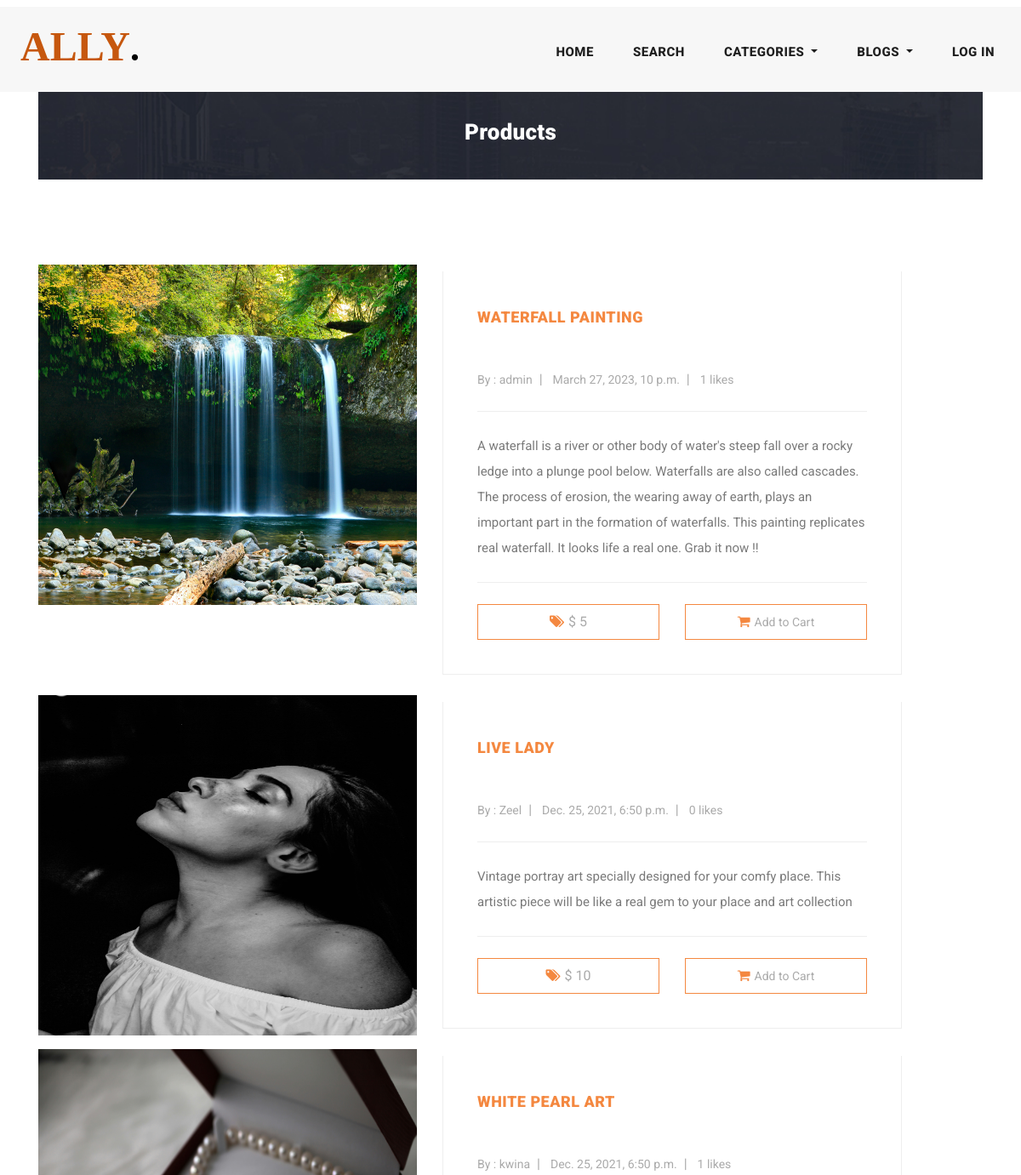
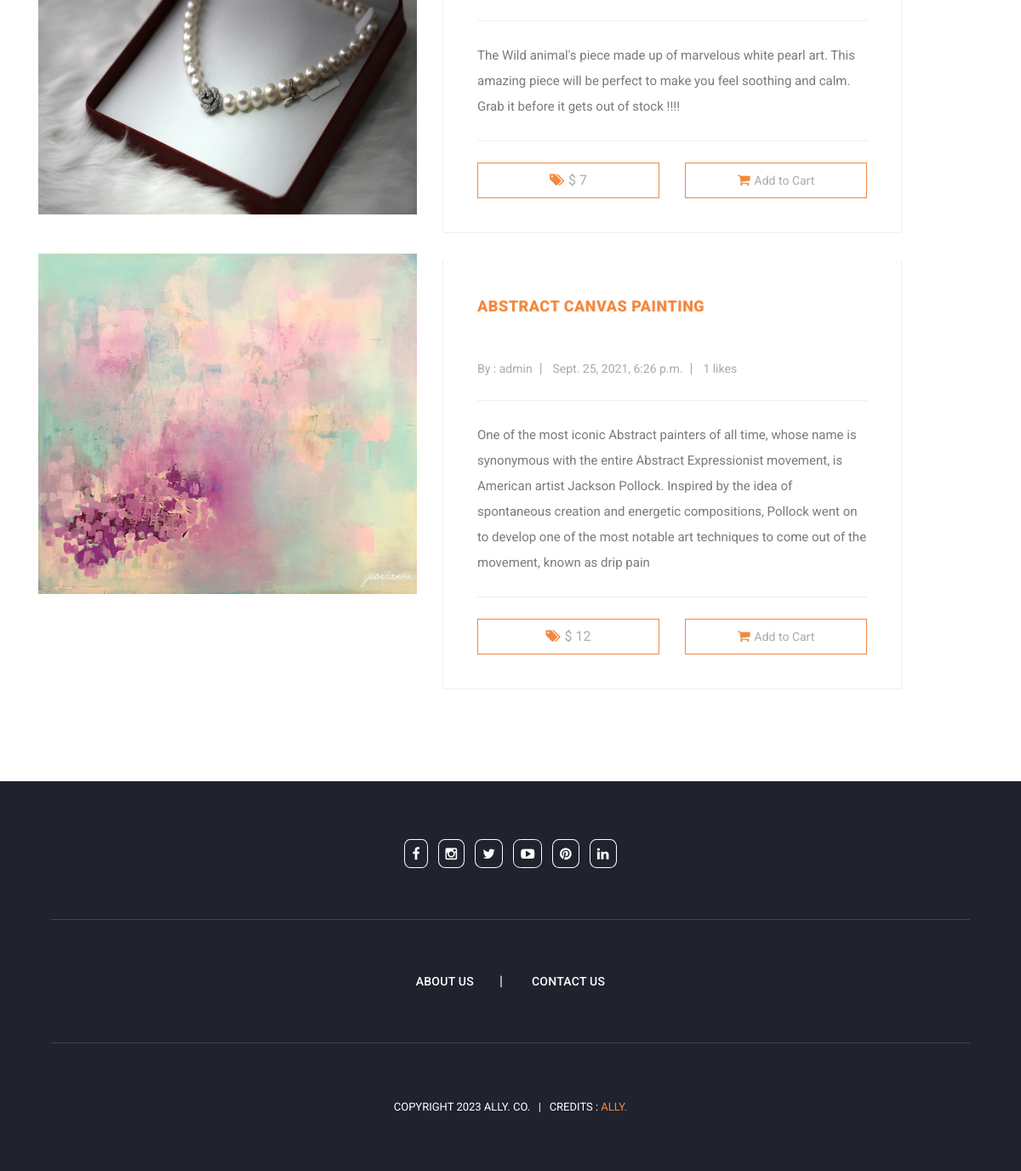
Screenshot of /allposts with the database file from the repository (2 pictures, top to bottom).
### Rare_app/models.py (models this page shows, shortened)
class Post(models.Model):
    category = models.ForeignKey(Category, on_delete=models.CASCADE)
    title = models.CharField(max_length=35)
    description = models.CharField(max_length=350)
    image_1 = models.ImageField(upload_to='images/post_images')
    image_2 = models.ImageField(upload_to='images/post_images', null=True, blank=True)
    price = models.PositiveIntegerField()
    availablity_status = models.BooleanField(default=True)
    posted_by = models.ForeignKey(User, on_delete=models.CASCADE)
    posted_at = models.DateTimeField(auto_now_add=True)
    like = models.ManyToManyField(User, related_name='blogpost_like', blank=True)
    def number_of_likes(self):
        return self.like.count()

### Rare_app/views.py (the view)
# urls.py: path('allposts',views.allPostView,name="allposts"),
def allPostView(request):
    cats = Category.objects.all()
    all_data = (Post.objects.order_by('-posted_at')).filter(availablity_status=True)
    return render(request,"all_post.html",{'cats':cats,'all_data':all_data})

### Rare_app/models.py (called while the page is built)
    def __str__(self):
        return self.title

### Rare_app/templates/all_post.html (shortened to what this page needs)
{% extends 'base.html' %}
{% load static %}
{% block body %}
<section class="call-to-action mt-2 pt-4">
  <div class="container">
    <div class="row">
      <div class="col-lg-12">
        <div class="main-content pt-5">
          <div class="row">
            <div class="col-lg-12 pt-5">
              <h4 style="text-align: center;">Products</h4>
            </div>
          </div>
        </div>
      </div>
    </div>
  </div>
</section>
<section class="blog-posts" style="width: auto;">
  <div class="container">
    {% if all_data %}
    {% for i in all_data %}
    <div class="row my-3">
      <div class="col-lg-5">
        <div class="blog-thumb">
          <a href="{% url 'postdetails' i.id %}">
            <img src="{{i.image_1.url}}" alt="" style="width: 100%;height: 25rem;">
          </a>
        </div>
      </div>
      <div class="col-lg-6">
        <div class="down-content my-2">
          <span>{{i.title}}</span>
          <ul class="post-info mt-5">
            <li><a>By : {{i.posted_by}}</a></li>
            <li><a>{{i.posted_at}}</a></li>
            <li><a>{{i.number_of_likes}} likes </a></li>
          </ul>
          <p>{{i.description}}</p>
          <div class="post-options">
            <div class="row">
              <div class="col-6">
                <ul class="post-tags p-2 d-flex justify-content-center" style="border: 1px solid #f48840;">
                  <li><i class="fa fa-tags"></i></li>
                  <li> $ {{i.price}}</li>
                </ul>
              </div>
              <div class="col-6">
                <ul class="post-share p-2 d-flex justify-content-center" style="border: 1px solid #f48840;">
                  <li><i class="fa fa-shopping-cart"></i><a href="{% url 'addproduct' i.id %}">Add to Cart</a></li>
                </ul>
              </div>
            </div>
          </div>
        </div>
      </div>
    </div>
    {% endfor %}
    {% else %}
    <p class="mt-3 ml-3" style="color: black; font-size: medium;">
      No products available
    </p>
    {% endif %}
  </div>
</section>
{% endblock body %}

### Rare_app/templates/base.html (shortened to what this page needs)
{% load static %}
<!DOCTYPE html>
<html lang="en">
<head>
  <link href="{% static 'vendor/bootstrap/css/bootstrap.min.css' %}" rel="stylesheet">
  <link rel="stylesheet" href="{% static 'assets/css/fontawesome.css' %}">
  <link rel="stylesheet" href="{% static 'assets/css/templatemo-stand-blog.css' %}">
  <link rel="stylesheet" href="{% static 'assets/css/owl.css' %}">
</head>
<body>
  <header class="">
    <nav class="navbar navbar-expand-lg mx-2" style="width: auto">
      <a class="navbar-brand" href="{% url 'home' %}">
        <h2 class="mx-3" style="font-size: xxx-large; font-family: Brush Script MT; color: #c6570e;">Ally<em
            style="color: black;">.</em></h2>
      </a>
      <div class="collapse navbar-collapse" id="navbarResponsive">
        <ul class="navbar-nav ml-auto">
          <li class="nav-item">
            <a class="nav-link" href="{% url 'home' %}">Home
            </a>
          </li>
          <li class="nav-item">
            <a class="nav-link" href="{% url 'search' %}">Search</a>
          </li>
          <li class="nav-item dropdown">
            <a class="nav-link dropdown-toggle" href="#" id="navbarDropdownMenuLink" data-toggle="dropdown"
              aria-haspopup="true" aria-expanded="false">
              Categories
            </a>
          </li>
          <li class="nav-item dropdown">
            <a class="nav-link dropdown-toggle" href="#" id="navbarDropdownMenuLink" data-toggle="dropdown"
              aria-haspopup="true" aria-expanded="false">
              Blogs
            </a>
          </li>
          {% if not request.user.is_authenticated %}
          <li class="nav-item">
            <a class="nav-link" href="{% url 'login' %}">Log In</a>
          </li>
          {% endif %}
        </ul>
      </div>
    </nav>
  </header>
  {% block body %}
  {% endblock body %}
  <footer>
    <div class="container">
      <div class="col-lg-12 mt-2">
        <ul class="social-icons">
          <a href="https://www.facebook.com/"><i class="fa fa-facebook p-2 px-2"
              style="border:1px solid white; border-radius: 25%; color: white; font-size: 1em;"></i></a>
          <a href="https://www.instagram.com/"><i class="fa fa-instagram p-2 ml-2"
              style="border:1px solid white; border-radius: 25%; color: white;"></i></a>
          <a href="https://www.twitter.com/"><i class="fa fa-twitter p-2 px-2 ml-2"
              style="border:1px solid white; border-radius: 25%; color: white; font-size: 1em;"></i></a>
          <a href="https://www.youtube.com/"><i class="fa fa-youtube-play p-2 px-2 ml-2"
              style="border:1px solid white; border-radius: 25%; color: white; font-size: 1em;"></i></a>
          <a href="https://in.pinterest.com/"><i class="fa fa-pinterest p-2 px-2 ml-2"
              style="border:1px solid white; border-radius: 25%; color: white; font-size: 1em;"></i></a>
          <a href="https://in.linkedin.com/"><i class="fa fa-linkedin p-2 px-2 ml-2"
              style="border:1px solid white; border-radius: 25%; color: white; font-size: 1em;"></i></a>
        </ul>
      </div>
      <div class="col-lg-12">
        <ul class="social-icons mt-5">
          <li style="display: inline-block;"><a href="{% url 'aboutus' %}">About Us</a></li>
          <li style="display: inline-block;"><a href="{% url 'contactus' %}">Contact Us</a></li>
        </ul>
      </div>
      <div class="col-lg-12">
        <div class="copyright-text">
          <p>Copyright 2023 Ally. Co.
            &nbsp; | &nbsp; Credits : <a rel="nofollow" href="{% url 'home' %}" target="_parent">Ally.</a></p>
        </div>
      </div>
    </div>
  </footer>
</body>
</html>

### static/assets/css/templatemo-stand-blog.css (style rules this page uses)
body { font-family: 'Roboto', sans-serif; overflow-x: hidden; text-rendering: optimizeLegibility; -webkit-font-smoothing: antialiased; -moz-osx-font-smoothing: grayscale; }
p { margin-bottom: 0px; font-size: 15px; font-weight: 400; color: #7a7a7a; line-height: 30px; }
a { text-decoration: none!important; }
ul { padding: 0; margin: 0; list-style: none; }
h1,h2,h3,h4,h5,h6 { margin: 0px; }
header { position: absolute; z-index: 99999; width: 100%; height: 100px; background-color: #f7f7f7; -webkit-transition: all 0.3s ease-in-out 0s; -moz-transition: all 0.3s ease-in-out 0s; -o-transition: all 0.3s ease-in-out 0s; transition: all 0.3s ease-in-out 0s; }
header .navbar { padding: 25px 0px; }
.navbar .navbar-brand { float: left; margin-top: -12px; outline: none; }
.navbar .navbar-brand h2 { color: #1e1e1e; text-transform: uppercase; font-size: 24px; font-weight: 900; -webkit-transition: all .3s ease 0s; -moz-transition: all .3s ease 0s; -o-transition: all .3s ease 0s; transition: all .3s ease 0s; }
.navbar .navbar-brand h2 em { font-size: 44px; font-style: normal; color: #f48840; }
#navbarResponsive { z-index: 999; }
.navbar-collapse { text-align: center; }
.navbar .navbar-nav .nav-item { margin: 0px 15px; }
.navbar .navbar-nav a.nav-link { text-transform: capitalize; font-size: 15px; font-weight: 800; text-transform: uppercase; letter-spacing: 0.5px; color: #1e1e1e; transition: all 0.3s; }
.call-to-action { margin-top: 100px; display: block; }
.call-to-action .main-content { padding: 40px; background-image: url(../images/cta-bg.jpg); background-position: center center; background-repeat: no-repeat; background-size: cover; }
.call-to-action .main-content h4 { margin-bottom: 0px; margin-top: 12px; color: #fff; font-size: 26px; font-weight: 900; letter-spacing: 0.25px; }
.blog-posts { margin-top: 100px; }
.blog-posts .blog-thumb img { width: 100%; overflow: hidden; height: auto; }
.blog-posts .down-content { padding: 40px; border-right: 1px solid #eee; border-left: 1px solid #eee; border-bottom: 1px solid #eee; }
.blog-posts .down-content span { font-size: 18px; text-transform: uppercase; letter-spacing: 0.5px; font-weight: 900; color: #f48840; }
.blog-posts .down-content ul.post-info li { display: inline-block; margin-right: 8px; }
.blog-posts .down-content ul.post-info li:after { content: '|'; color: #aaa; margin-left: 8px; }
.blog-posts .down-content ul.post-info li:last-child::after { display: none; }
.blog-posts .down-content ul.post-info li a { font-size: 14px; color: #aaa; font-weight: 400; transition: all .3s; }
.blog-posts .down-content p { padding: 25px 0px; margin: 25px 0px; border-top: 1px solid #eee; border-bottom: 1px solid #eee; }
.blog-posts .down-content ul.post-share { text-align: right; }
.blog-posts .down-content ul.post-tags li, .blog-posts .down-content ul.post-share li { display: inline-block; }
.blog-posts .down-content ul.post-tags li:first-child i, .blog-posts .down-content ul.post-share li:first-child i { color: #f48840; margin-right: 5px; }
.blog-posts .down-content ul.post-tags li, .blog-posts .down-content ul.post-share li { color: #aaa; }
.blog-posts .down-content ul.post-tags li a, .blog-posts .down-content ul.post-share li a { font-size: 14px; color: #aaa; font-weight: 400; transition: all .3s; }
footer { margin-top: 100px; text-align: center; background-color: #20232e; padding: 60px 0px; }
footer ul.social-icons { padding-bottom: 60px; margin-bottom: 60px; border-bottom: 1px solid rgba(250,250,250,0.15); }
footer ul.social-icons li { display: inline-block; margin-right: 30px; }
footer ul.social-icons li:after { content: "|"; color: #fff; margin-left: 30px; }
footer ul.social-icons li:last-child { margin-right: 0px; }
footer ul.social-icons li:last-child::after { display: none; }
footer ul.social-icons li a { font-size: 14px; text-transform: uppercase; color: #fff; font-weight: 500; letter-spacing: 0.25px; transition: all .3s; }
footer p { font-size: 13px; text-transform: uppercase; color: #fff; }
footer p a { color: #f48840; }

### rows the page displays
Post: image_1 (picture), title "WATERFALL PAINTING", posted_by "admin", posted_at "March 27, 2023, 10 p.m.", number_of_likes "1", description "A waterfall is a river or other body of water's steep fall over a rocky ledge into a plunge pool below. Waterfalls are also called cascades. The process of erosion, the wearing away of earth, plays an important part in the formation of waterfalls. This painting replicates real waterfall. It looks life a real one. Grab it now !!", price "5"
Post: image_1 (picture), title "LIVE LADY", posted_by "Zeel", posted_at "Dec. 25, 2021, 6:50 p.m.", number_of_likes "0", description "Vintage portray art specially designed for your comfy place. This artistic piece will be like a real gem to your place and art collection", price "10"
Post: image_1 (picture), title "WHITE PEARL ART", posted_by "kwina", posted_at "Dec. 25, 2021, 6:50 p.m.", number_of_likes "1", description "The Wild animal's piece made up of marvelous white pearl art. This amazing piece will be perfect to make you feel soothing and calm. Grab it before it gets out of stock !!!!", price "7"
Post: image_1 (picture), title "ABSTRACT CANVAS PAINTING", posted_by "admin", posted_at "Sept. 25, 2021, 6:26 p.m.", number_of_likes "1", description "One of the most iconic Abstract painters of all time, whose name is synonymous with the entire Abstract Expressionist movement, is American artist Jackson Pollock. Inspired by the idea of spontaneous creation and energetic compositions, Pollock went on to develop one of the most notable art techniques to come out of the movement, known as drip pain", price "12"
